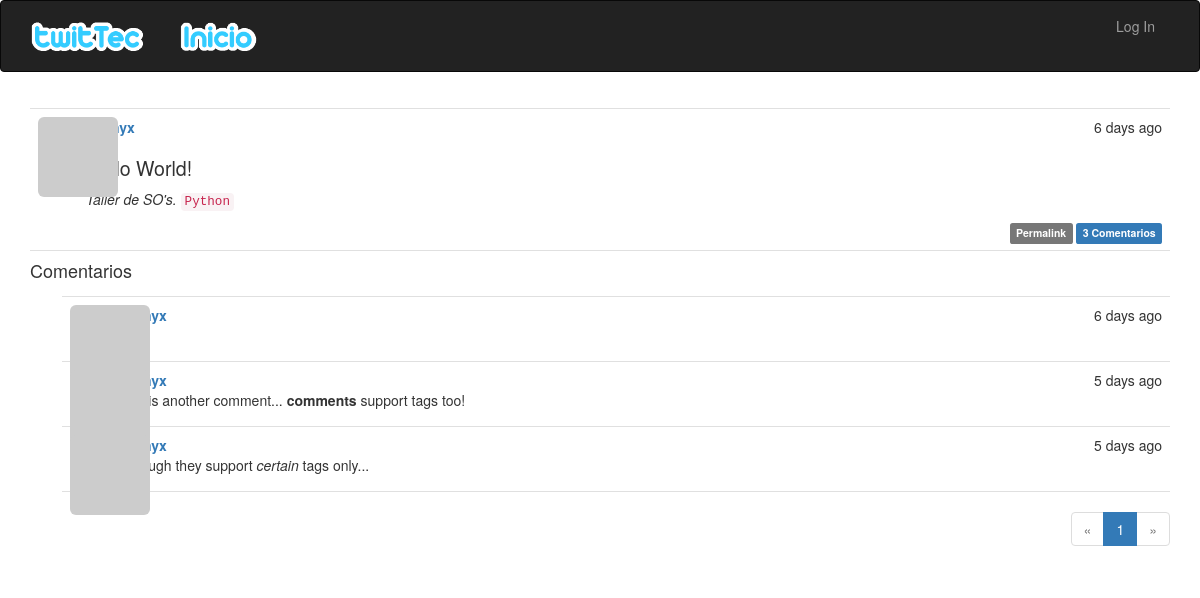
Screenshot of /post/105 with the database file from the repository.
### app/models.py (models this page shows, shortened)
class Post(db.Model):
    __tablename__ = 'posts'
    id = db.Column(db.Integer, primary_key=True)
    body = db.Column(db.Text)
    body_html = db.Column(db.Text)
    timestamp = db.Column(db.DateTime, index=True, default=datetime.utcnow)
    author_id = db.Column(db.Integer, db.ForeignKey('users.id'))
    comments = db.relationship('Comment', backref='post', lazy='dynamic')

class Comment(db.Model):
    __tablename__ = 'comments'
    id = db.Column(db.Integer, primary_key=True)
    body = db.Column(db.Text)
    body_html = db.Column(db.Text)
    timestamp = db.Column(db.DateTime, index=True, default=datetime.utcnow)
    disabled = db.Column(db.Boolean)
    author_id = db.Column(db.Integer, db.ForeignKey('users.id'))
    post_id = db.Column(db.Integer, db.ForeignKey('posts.id'))

### app/main/views.py (the view, shortened to what this page needs)
@main.route('/post/<int:id>', methods=['GET', 'POST'])
def post(id):
    post = Post.query.get_or_404(id)
    form = CommentForm()
    page = request.args.get('page', 1, type=int)
    if page == -1:
        page = (post.comments.count() - 1) // \
            current_app.config['FLASKY_COMMENTS_PER_PAGE'] + 1
    pagination = post.comments.order_by(Comment.timestamp.asc()).paginate(
        page, per_page=current_app.config['FLASKY_COMMENTS_PER_PAGE'],
        error_out=False)
    comments = pagination.items
    return render_template('post.html', posts=[post], form=form,
                           comments=comments, pagination=pagination)

### app/auth/views.py (called while the page is built)
@auth.before_app_request
def before_request():
    if current_user.is_authenticated:
        current_user.ping()
        if not current_user.confirmed \
                and request.endpoint[:5] != 'auth.' \
                and request.endpoint != 'static':
            return redirect(url_for('auth.unconfirmed'))

### app/main/__init__.py (called while the page is built)
@main.app_context_processor
def inject_permissions():
    return dict(Permission=Permission)

### app/models.py (called while the page is built)
    def gravatar(self, size=100, default='identicon', rating='g'):
        if request.is_secure:
            url = 'https://secure.gravatar.com/avatar'
        else:
            url = 'http://www.gravatar.com/avatar'
        hash = self.avatar_hash or hashlib.md5(
            self.email.encode('utf-8')).hexdigest()
        return '{url}/{hash}?s={size}&d={default}&r={rating}'.format(
            url=url, hash=hash, size=size, default=default, rating=rating)

    def can(self, permissions):
        return False

    def is_administrator(self):
        return False

### app/templates/post.html (shortened to what this page needs)
{% extends "base.html" %}
{% import "bootstrap/wtf.html" as wtf %}
{% import "_macros.html" as macros %}
{% block page_content %}
{% include '_posts.html' %}
<h4 id="comments">Comentarios</h4>
{% include '_comments.html' %}
{% if pagination %}
<div class="pagination">
    {{ macros.pagination_widget(pagination, '.post', fragment='#comments', id=posts[0].id) }}
</div>
{% endif %}
{% endblock %}

### app/templates/_posts.html (shortened to what this page needs)
<ul class="posts">
    {% for post in posts %}
    <li class="post">
        <div class="post-thumbnail">
            <a href="{{ url_for('.user', username=post.author.username) }}">
                <img class="img-rounded profile-thumbnail" src="{{ post.author.gravatar(size=40) }}">
            </a>
        </div>
        <div class="post-content">
            <div class="post-date">{{ moment(post.timestamp).fromNow() }}</div>
            <div class="post-author"><a href="{{ url_for('.user', username=post.author.username) }}">{{ post.author.username }}</a></div>
            <div class="post-body">
                {% if post.body_html %}
                    {{ post.body_html | safe }}
                {% else %}
                    {{ post.body }}
                {% endif %}
            </div>
            <div class="post-footer">
                <a href="{{ url_for('.post', id=post.id) }}">
                    <span class="label label-default">Permalink</span>
                </a>
                <a href="{{ url_for('.post', id=post.id) }}#comments">
                    <span class="label label-primary">{{ post.comments.count() }} Comentarios</span>
                </a>
            </div>
        </div>
    </li>
    {% endfor %}
</ul>

### app/templates/_comments.html (shortened to what this page needs)
<ul class="comments">
    {% for comment in comments %}
    <li class="comment">
        <div class="comment-thumbnail">
            <a href="{{ url_for('.user', username=comment.author.username) }}">
                <img class="img-rounded profile-thumbnail" src="{{ comment.author.gravatar(size=40) }}">
            </a>
        </div>
        <div class="comment-content">
            <div class="comment-date">{{ moment(comment.timestamp).fromNow() }}</div>
            <div class="comment-author"><a href="{{ url_for('.user', username=comment.author.username) }}">{{ comment.author.username }}</a></div>
            <div class="comment-body">
                {%if moderate or not comment.disabled %}
                   {% if comment.body_html %}
                      {{ comment.body_html | safe }}
                   {% else %}
                      {{ comment.body }}
                   {% endif %}
                {% endif %}
            </div>
        </div>
    </li>
    {% endfor %}
</ul>

### app/static/styles.css (style rules this page uses)
.profile-thumbnail { position: absolute; }
ul.posts { list-style-type: none; padding: 0px; margin: 16px 0px 0px 0px; border-top: 1px solid #e0e0e0; }
ul.posts li.post { padding: 8px; border-bottom: 1px solid #e0e0e0; }
div.post-date { float: right; }
div.post-author { font-weight: bold; }
div.post-thumbnail { position: absolute; }
div.post-content { margin-left: 48px; min-height: 48px; }
div.post-footer { text-align: right; }
ul.comments { list-style-type: none; padding: 0px; margin: 16px 0px 0px 0px; }
ul.comments li.comment { margin-left: 32px; padding: 8px; border-bottom: 1px solid #e0e0e0; }
ul.comments li.comment:nth-child(1) { border-top: 1px solid #e0e0e0; }
div.comment-date { float: right; }
div.comment-author { font-weight: bold; }
div.comment-thumbnail { position: absolute; }
div.comment-content { margin-left: 48px; min-height: 48px; }
div.pagination { width: 100%; text-align: right; padding: 0px; margin: 0px; }
.post-body h1 { font-size: 140%; }

### rows the page displays
Post: timestamp "6 days ago", body_html "Hello World! Taller de SO's. Python", comments.count "3"
Comment: timestamp "6 days ago"
Comment: timestamp "5 days ago", body_html "This is another comment... comments support tags too!"
Comment: timestamp "5 days ago", body_html "although they support certain tags only..."

### other values shown
{{ p }} "1"
